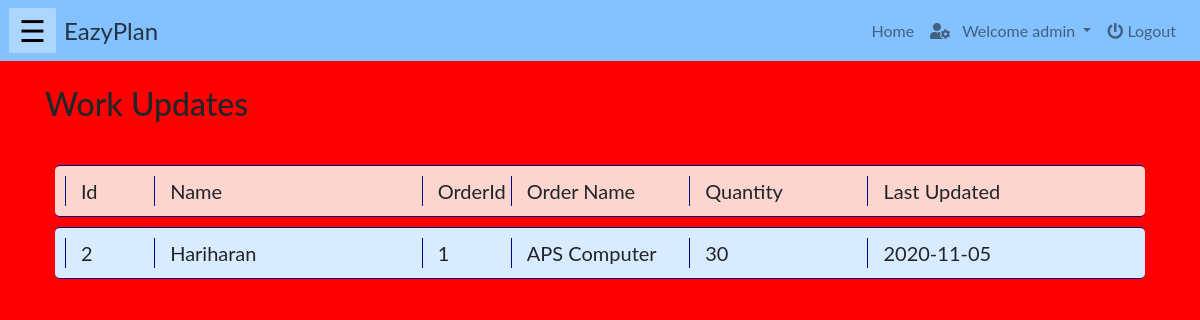
Page /php/workupdate.php (signed in) on the earlier database version.
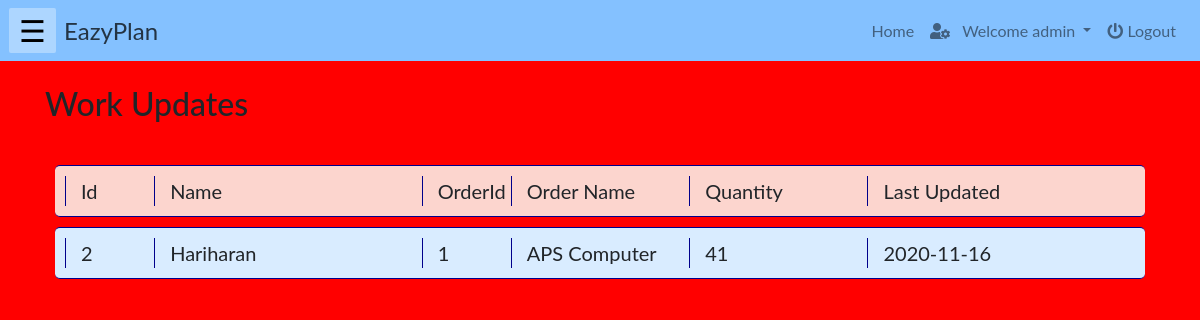
Same page on the later database version.
### tables this page shows
CREATE TABLE `workerworkupdate` (
  `workerID` int(10) NOT NULL,
  `orderID` int(10) NOT NULL,
  `productQTY` int(30) NOT NULL,
  `updateTime` date NOT NULL DEFAULT current_timestamp(),
  `AllocID` int(11) NOT NULL
);

CREATE TABLE `account` (
  `userid` int(10) NOT NULL,
  `name` varchar(100) NOT NULL,
  `email` varchar(200) NOT NULL,
  `role` varchar(20) NOT NULL,
  `password` varchar(40) NOT NULL
);

CREATE TABLE `allorder` (
  `orderID` int(10) NOT NULL,
  `name` varchar(100) NOT NULL,
  `description` varchar(1000) NOT NULL,
  `quantity` int(10) NOT NULL,
  `orderDate` date NOT NULL,
  `completionDate` date NOT NULL,
  `status` varchar(100) NOT NULL,
  `totalEstimatedAmt` int(100) NOT NULL,
  `advanceAmt` int(100) NOT NULL,
  `amtLeft` int(100) NOT NULL
);

### php/workupdate.php (the view, shortened to what this page needs)
<!DOCTYPE html>
<html lang="en">
    <?php
        include("../php/headLinks.php");
        if(isset($_SESSION["name"]) && ($_SESSION["role"]=='admin' || $_SESSION["role"]=='staff')){
    ?>
    <body>
        <?php
            include("../php/navbar.php");
        ?>
        <div class="container">
            <br><h2>Work Updates</h2><br>
            <div class="row" id="heading">
                <div class="col-md-1" id="val" >Id</div>
                <div class="col-md-3" id="val" >Name</div>
                <div class="col-md-1" id="val" >OrderId</div>
                <div class="col-md-2" id="val" >Order Name</div>
                <div class="col-md-2" id="val" >Quantity</div>
                <div class="col-md-3" id="val" >Last Updated</div>
            </div>
            <?php
                include("../connection/config.php");
                $sql1 ="select workerID, o.orderID, productQTY, updateTime, w.name as wname, o.name as oname FROM workerworkupdate wwu JOIN account w on wwu.workerID = w.userid JOIN allorder o on wwu.orderID = o.orderID";
                $resources = mysqli_query($db, $sql1);
                foreach($resources as $resource)
                    {
            ?>
            <div class="row" id="item">
                <div class="col-md-1" id="val" ><?php echo $resource['workerID']; ?></div>
                <div class="col-md-3" id="val" ><?php echo $resource['wname']; ?></div>
                <div class="col-md-1" id="val" ><?php echo $resource['orderID']; ?></div>
                <div class="col-md-2" id="val" ><?php echo $resource['oname']; ?></div>
                <div class="col-md-2" id="val"><?php echo $resource['productQTY'] ?></div>
                <div class="col-md-3" id="val"><?php echo $resource['updateTime']; ?></div>
            </div>
            <?php
                }
            ?>
        </div>
    </body>
    <?php
        }
    else{
    echo "<h3 style='color:red'>Login to access the page...</h3>";
    echo "<a href='./login.php'>Click here to login</a>";}
    ?>
</html>

Differences in the rows shown:
changed workerworkupdate "Hariharan": productQTY "30" → "41"; updateTime "2020-11-05" → "2020-11-16"
